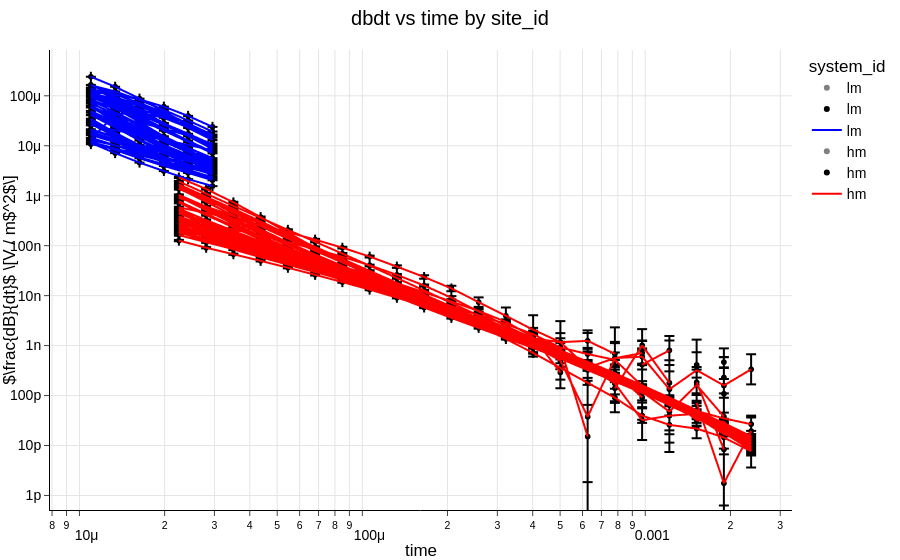

The cell this chart's notebook holds for it:
### Code cell
from panels import *

dbdt_panel = dbdtSounding(dataframe=df)
dbdt_panel.render()

### Figure 1 — Plotly figure (JSON) as saved in the notebook; plotly's stock layout.template omitted (floating-point values rounded to 4 significant figures; data arrays with more than 128 entries replaced by an {"elided": "..."} marker saying what was removed)
{"data": [{"customdata": {"elided": "434x3 mixed values"}, "error_y": {"array": {"elided": "434 float values"}, "arrayminus": {"elided": "434 float values"}}, "hovertemplate": "system_id=lm<br>time=%{x}<br>dbdt=%{y}<extra></extra>", "legendgroup": "lm", "marker": {"color": "gray", "symbol": "circle"}, "mode": "markers", "name": "lm", "showlegend": true, "type": "scattergl", "x": {"elided": "434 float values"}, "xaxis": "x", "y": {"elided": "434 float values"}, "yaxis": "y"}, {"customdata": {"elided": "1426x3 mixed values"}, "error_y": {"array": {"elided": "1426 float values"}, "arrayminus": {"elided": "1426 float values"}}, "hovertemplate": "system_id=hm<br>time=%{x}<br>dbdt=%{y}<extra></extra>", "legendgroup": "hm", "marker": {"color": "gray", "symbol": "circle"}, "mode": "markers", "name": "hm", "showlegend": true, "type": "scattergl", "x": {"elided": "1426 float values"}, "xaxis": "x", "y": {"elided": "1426 float values"}, "yaxis": "y"}, {"error_y": {"array": {"elided": "434 float values"}, "arrayminus": {"elided": "434 float values"}}, "hovertemplate": "system_id=lm<br>time=%{x}<br>dbdt=%{y}<extra></extra>", "legendgroup": "lm", "marker": {"color": "black", "symbol": "circle"}, "mode": "markers", "name": "lm", "showlegend": true, "type": "scattergl", "x": {"elided": "434 float values"}, "xaxis": "x", "y": {"elided": "434 float values"}, "yaxis": "y"}, {"error_y": {"array": {"elided": "1426 float values"}, "arrayminus": {"elided": "1426 float values"}}, "hovertemplate": "system_id=hm<br>time=%{x}<br>dbdt=%{y}<extra></extra>", "legendgroup": "hm", "marker": {"color": "black", "symbol": "circle"}, "mode": "markers", "name": "hm", "showlegend": true, "type": "scattergl", "x": {"elided": "1426 float values"}, "xaxis": "x", "y": {"elided": "1426 float values"}, "yaxis": "y"}, {"customdata": {"elided": "434x3 mixed values"}, "hovertemplate": "system_id=lm<br>time=%{x}<br>dbdt=%{y}<extra></extra>", "legendgroup": "lm", "line": {"color": "#0000ff", "dash": "solid"}, "marker": {"symbol": "circle"}, "mode": "lines", "name": "lm", "showlegend": true, "type": "scattergl", "x": {"elided": "434 float values"}, "xaxis": "x", "y": {"elided": "434 float values"}, "yaxis": "y"}, {"customdata": {"elided": "1426x3 mixed values"}, "hovertemplate": "system_id=hm<br>time=%{x}<br>dbdt=%{y}<extra></extra>", "legendgroup": "hm", "line": {"color": "#ff0000", "dash": "solid"}, "marker": {"symbol": "circle"}, "mode": "lines", "name": "hm", "showlegend": true, "type": "scattergl", "x": {"elided": "1426 float values"}, "xaxis": "x", "y": {"elided": "1426 float values"}, "yaxis": "y"}], "layout": {"dragmode": "select", "legend": {"title": {"text": "system_id"}, "tracegroupgap": 0}, "margin": {"b": 50, "l": 50, "r": 50, "t": 50}, "title": {"text": "dbdt vs time by site_id"}, "xaxis": {"anchor": "y", "domain": [0, 1], "title": {"text": "time"}, "type": "log"}, "yaxis": {"anchor": "x", "domain": [0, 1], "title": {"text": "$\\frac{dB}{dt}$ \\[V / m$^2$\\]"}, "type": "log"}}}
